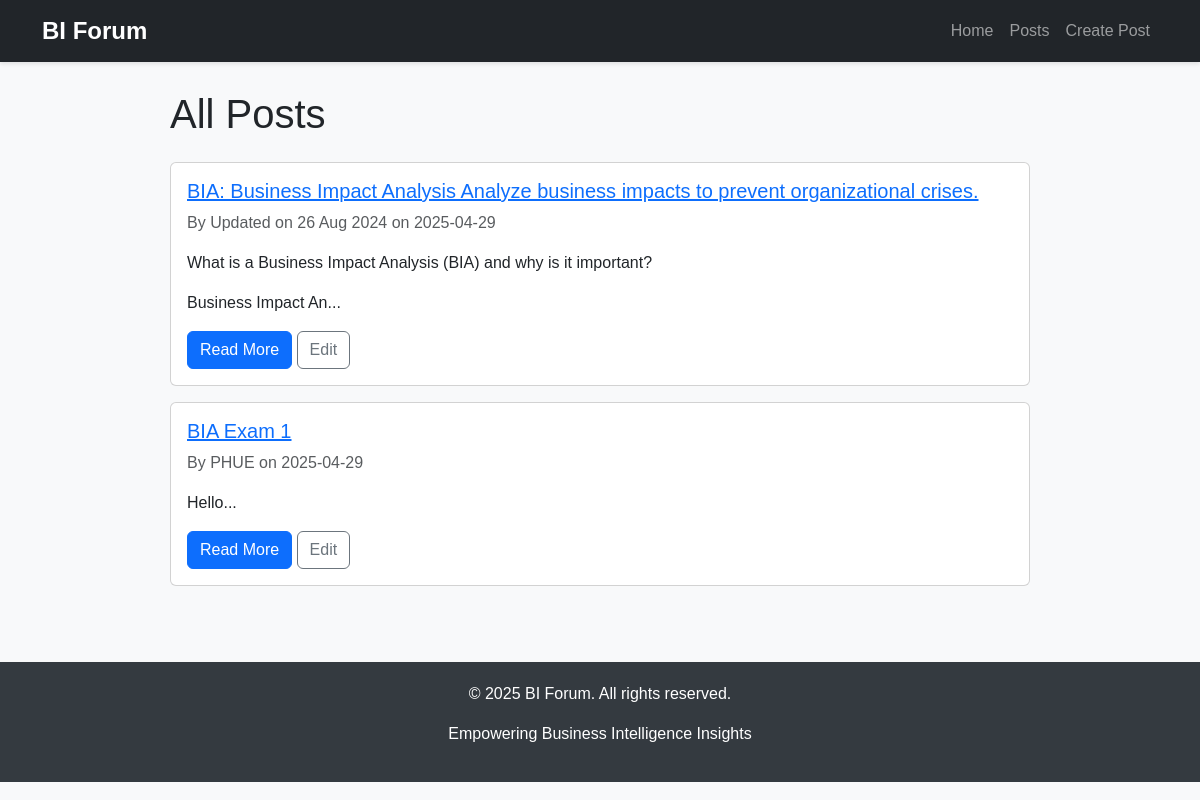
The page /posts on the database its author committed.
### app.py (models this page shows)
class Post(db.Model):
    id = db.Column(db.Integer, primary_key=True)
    title = db.Column(db.String(100), nullable=False)
    content = db.Column(db.Text, nullable=False)
    author = db.Column(db.String(50), nullable=False)
    created_at = db.Column(db.DateTime, default=datetime.utcnow)

### app.py (the view)
@app.route('/posts')
def posts():
    all_posts = Post.query.order_by(Post.created_at.desc()).all()
    return render_template('posts.html', posts=all_posts)

### templates/posts.html
{% extends "layout.html" %}
{% block content %}
<h1 class="mb-4">All Posts</h1>
{% if posts %}
    {% for post in posts %}
        <div class="card mb-3">
            <div class="card-body">
                <h5 class="card-title">
                    <a href="{{ url_for('post_detail', post_id=post.id) }}">{{ post.title }}</a>
                </h5>
                <p class="card-text text-muted">
                    By {{ post.author }} on {{ post.created_at.strftime('%Y-%m-%d') }}
                </p>
                <p class="card-text">{{ post.content[:200] | safe }}...</p>
                <a href="{{ url_for('post_detail', post_id=post.id) }}" class="btn btn-primary">Read More</a>
                <a href="{{ url_for('edit_post', post_id=post.id) }}" class="btn btn-outline-secondary">Edit</a>
            </div>
        </div>
    {% endfor %}
{% else %}
    <p>No posts available. Be the first to create one!</p>
    <a href="{{ url_for('create_post') }}" class="btn btn-primary">Create Post</a>
{% endif %}
{% endblock %}

### templates/layout.html (shortened to what this page needs)
<!DOCTYPE html>
<html lang="en">
<head>
    <link href="https://cdn.jsdelivr.net/npm/bootstrap@5.3.0/dist/css/bootstrap.min.css" rel="stylesheet">
    <link href="https://cdn.quilljs.com/1.3.6/quill.snow.css" rel="stylesheet">
</head>
<body>
    <nav class="navbar navbar-expand-lg navbar-dark bg-dark fixed-top">
        <div class="container">
            <a class="navbar-brand" href="{{ url_for('index') }}">BI Forum</a>
            <div class="collapse navbar-collapse" id="navbarNav">
                <ul class="navbar-nav ms-auto">
                    <li class="nav-item">
                        <a class="nav-link" href="{{ url_for('index') }}">Home</a>
                    </li>
                    <li class="nav-item">
                        <a class="nav-link" href="{{ url_for('posts') }}">Posts</a>
                    </li>
                    <li class="nav-item">
                        <a class="nav-link" href="{{ url_for('create_post') }}">Create Post</a>
                    </li>
                </ul>
            </div>
        </div>
    </nav>
    <div class="content-container">
        {% block content %}{% endblock %}
    </div>
    <footer class="footer">
        <div class="container">
            <p>© 2025 BI Forum. All rights reserved.</p>
            <p>Empowering Business Intelligence Insights</p>
        </div>
    </footer>
</body>
</html>

### templates/layout.html (style rules this page uses)
body { padding-top: 70px; font-family: 'Arial', sans-serif; background-color: #f8f9fa; }
.navbar-brand { font-weight: 700; font-size: 1.5rem; }
.navbar { box-shadow: 0 2px 4px rgba(0,0,0,0.1); }
.content-container { max-width: 900px; margin: 0 auto; padding: 20px; }
.footer { background-color: #343a40; color: white; padding: 20px 0; text-align: center; margin-top: 40px; }

### rows shown on the page
Post: title "BIA: Business Impact Analysis Analyze business impacts to prevent organizational crises.", author "Updated on 26 Aug 2024", created_at "2025-04-29", content "What is a Business Impact Analysis (BIA) and why is it important? Business Impact An"
Post: title "BIA Exam 1", author "PHUE", created_at "2025-04-29", content "Hello"
